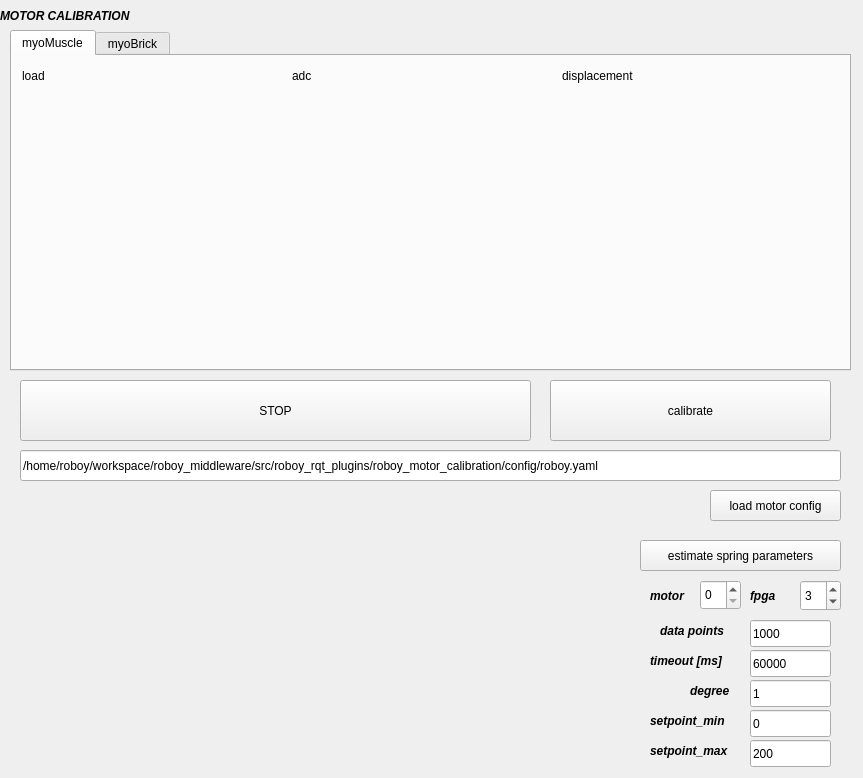
<?xml version="1.0" encoding="UTF-8"?>
<ui version="4.0">
 <class>RoboyMotorCalibration</class>
 <widget class="QWidget" name="RoboyMotorCalibration">
  <property name="geometry">
   <rect>
    <x>0</x>
    <y>0</y>
    <width>863</width>
    <height>778</height>
   </rect>
  </property>
  <property name="windowTitle">
   <string>Form</string>
  </property>
  <widget class="QLabel" name="label_2">
   <property name="geometry">
    <rect>
     <x>0</x>
     <y>0</y>
     <width>271</width>
     <height>31</height>
    </rect>
   </property>
   <property name="font">
    <font>
     <pointsize>9</pointsize>
     <weight>75</weight>
     <italic>true</italic>
     <bold>true</bold>
    </font>
   </property>
   <property name="text">
    <string>MOTOR CALIBRATION</string>
   </property>
  </widget>
  <widget class="QTabWidget" name="tabWidget">
   <property name="geometry">
    <rect>
     <x>10</x>
     <y>30</y>
     <width>841</width>
     <height>341</height>
    </rect>
   </property>
   <property name="currentIndex">
    <number>0</number>
   </property>
   <widget class="QWidget" name="tab">
    <attribute name="title">
     <string>myoMuscle</string>
    </attribute>
    <widget class="QCustomPlot" name="displacement" native="true">
     <property name="geometry">
      <rect>
       <x>550</x>
       <y>10</y>
       <width>271</width>
       <height>281</height>
      </rect>
     </property>
     <widget class="QLabel" name="label_11">
      <property name="geometry">
       <rect>
        <x>0</x>
        <y>0</y>
        <width>101</width>
        <height>20</height>
       </rect>
      </property>
      <property name="text">
       <string>displacement</string>
      </property>
     </widget>
    </widget>
    <widget class="QCustomPlot" name="adc_value" native="true">
     <property name="geometry">
      <rect>
       <x>280</x>
       <y>10</y>
       <width>271</width>
       <height>281</height>
      </rect>
     </property>
     <widget class="QLabel" name="label_10">
      <property name="geometry">
       <rect>
        <x>0</x>
        <y>0</y>
        <width>68</width>
        <height>20</height>
       </rect>
      </property>
      <property name="text">
       <string>adc</string>
      </property>
     </widget>
    </widget>
    <widget class="QCustomPlot" name="load" native="true">
     <property name="geometry">
      <rect>
       <x>10</x>
       <y>10</y>
       <width>271</width>
       <height>281</height>
      </rect>
     </property>
     <widget class="QLabel" name="label_9">
      <property name="geometry">
       <rect>
        <x>0</x>
        <y>0</y>
        <width>68</width>
        <height>20</height>
       </rect>
      </property>
      <property name="text">
       <string>load</string>
      </property>
     </widget>
    </widget>
   </widget>
   <widget class="QWidget" name="tab_2">
    <attribute name="title">
     <string>myoBrick</string>
    </attribute>
    <widget class="QCustomPlot" name="motorAngle" native="true">
     <property name="geometry">
      <rect>
       <x>420</x>
       <y>10</y>
       <width>211</width>
       <height>281</height>
      </rect>
     </property>
     <widget class="QLabel" name="label_15">
      <property name="geometry">
       <rect>
        <x>0</x>
        <y>0</y>
        <width>111</width>
        <height>20</height>
       </rect>
      </property>
      <property name="text">
       <string>motorAngle</string>
      </property>
     </widget>
     <widget class="QPushButton" name="motorAngle_zero">
      <property name="geometry">
       <rect>
        <x>170</x>
        <y>250</y>
        <width>41</width>
        <height>28</height>
       </rect>
      </property>
      <property name="text">
       <string>zero</string>
      </property>
     </widget>
    </widget>
    <widget class="QCustomPlot" name="winchAngle" native="true">
     <property name="geometry">
      <rect>
       <x>210</x>
       <y>10</y>
       <width>211</width>
       <height>281</height>
      </rect>
     </property>
     <widget class="QLabel" name="label_16">
      <property name="geometry">
       <rect>
        <x>0</x>
        <y>0</y>
        <width>101</width>
        <height>20</height>
       </rect>
      </property>
      <property name="text">
       <string>winchAngle</string>
      </property>
     </widget>
     <widget class="QPushButton" name="winchAngle_zero">
      <property name="geometry">
       <rect>
        <x>168</x>
        <y>250</y>
        <width>41</width>
        <height>28</height>
       </rect>
      </property>
      <property name="text">
       <string>zero</string>
      </property>
     </widget>
    </widget>
    <widget class="QCustomPlot" name="load_2" native="true">
     <property name="geometry">
      <rect>
       <x>0</x>
       <y>10</y>
       <width>211</width>
       <height>281</height>
      </rect>
     </property>
     <widget class="QLabel" name="label_17">
      <property name="geometry">
       <rect>
        <x>0</x>
        <y>0</y>
        <width>68</width>
        <height>20</height>
       </rect>
      </property>
      <property name="text">
       <string>load</string>
      </property>
     </widget>
    </widget>
    <widget class="QCustomPlot" name="springAngle" native="true">
     <property name="geometry">
      <rect>
       <x>630</x>
       <y>10</y>
       <width>211</width>
       <height>281</height>
      </rect>
     </property>
     <widget class="QLabel" name="label_18">
      <property name="geometry">
       <rect>
        <x>0</x>
        <y>0</y>
        <width>111</width>
        <height>20</height>
       </rect>
      </property>
      <property name="text">
       <string>springAngle</string>
      </property>
     </widget>
    </widget>
   </widget>
  </widget>
  <widget class="QLineEdit" name="setpoint_max">
   <property name="geometry">
    <rect>
     <x>750</x>
     <y>740</y>
     <width>81</width>
     <height>27</height>
    </rect>
   </property>
   <property name="text">
    <string>200</string>
   </property>
  </widget>
  <widget class="QSpinBox" name="motor">
   <property name="geometry">
    <rect>
     <x>700</x>
     <y>580</y>
     <width>41</width>
     <height>30</height>
    </rect>
   </property>
   <property name="maximum">
    <number>13</number>
   </property>
  </widget>
  <widget class="QSpinBox" name="fpga">
   <property name="geometry">
    <rect>
     <x>800</x>
     <y>580</y>
     <width>41</width>
     <height>31</height>
    </rect>
   </property>
   <property name="maximum">
    <number>5</number>
   </property>
   <property name="value">
    <number>3</number>
   </property>
  </widget>
  <widget class="QLabel" name="label_7">
   <property name="geometry">
    <rect>
     <x>690</x>
     <y>680</y>
     <width>51</width>
     <height>21</height>
    </rect>
   </property>
   <property name="font">
    <font>
     <pointsize>9</pointsize>
     <weight>75</weight>
     <italic>true</italic>
     <bold>true</bold>
    </font>
   </property>
   <property name="text">
    <string>degree</string>
   </property>
  </widget>
  <widget class="QLineEdit" name="setpoint_min">
   <property name="geometry">
    <rect>
     <x>750</x>
     <y>710</y>
     <width>81</width>
     <height>27</height>
    </rect>
   </property>
   <property name="text">
    <string>0</string>
   </property>
  </widget>
  <widget class="QLabel" name="label_8">
   <property name="geometry">
    <rect>
     <x>660</x>
     <y>620</y>
     <width>91</width>
     <height>21</height>
    </rect>
   </property>
   <property name="font">
    <font>
     <pointsize>9</pointsize>
     <weight>75</weight>
     <italic>true</italic>
     <bold>true</bold>
    </font>
   </property>
   <property name="text">
    <string>data points</string>
   </property>
  </widget>
  <widget class="QPushButton" name="load_motor_config">
   <property name="geometry">
    <rect>
     <x>710</x>
     <y>490</y>
     <width>131</width>
     <height>31</height>
    </rect>
   </property>
   <property name="text">
    <string>load motor config</string>
   </property>
   <property name="checkable">
    <bool>true</bool>
   </property>
  </widget>
  <widget class="QLabel" name="label_5">
   <property name="geometry">
    <rect>
     <x>650</x>
     <y>740</y>
     <width>101</width>
     <height>21</height>
    </rect>
   </property>
   <property name="font">
    <font>
     <pointsize>9</pointsize>
     <weight>75</weight>
     <italic>true</italic>
     <bold>true</bold>
    </font>
   </property>
   <property name="text">
    <string>setpoint_max</string>
   </property>
  </widget>
  <widget class="QLabel" name="label_3">
   <property name="geometry">
    <rect>
     <x>650</x>
     <y>580</y>
     <width>41</width>
     <height>31</height>
    </rect>
   </property>
   <property name="font">
    <font>
     <pointsize>9</pointsize>
     <weight>75</weight>
     <italic>true</italic>
     <bold>true</bold>
    </font>
   </property>
   <property name="text">
    <string>motor</string>
   </property>
  </widget>
  <widget class="QPushButton" name="calibrate">
   <property name="geometry">
    <rect>
     <x>550</x>
     <y>380</y>
     <width>281</width>
     <height>61</height>
    </rect>
   </property>
   <property name="text">
    <string>calibrate</string>
   </property>
   <property name="checkable">
    <bool>false</bool>
   </property>
  </widget>
  <widget class="QLineEdit" name="degree">
   <property name="geometry">
    <rect>
     <x>750</x>
     <y>680</y>
     <width>81</width>
     <height>27</height>
    </rect>
   </property>
   <property name="text">
    <string>1</string>
   </property>
  </widget>
  <widget class="QCustomPlot" name="force_displacement" native="true">
   <property name="geometry">
    <rect>
     <x>330</x>
     <y>490</y>
     <width>301</width>
     <height>281</height>
    </rect>
   </property>
  </widget>
  <widget class="QPushButton" name="fit_curve">
   <property name="geometry">
    <rect>
     <x>640</x>
     <y>540</y>
     <width>201</width>
     <height>31</height>
    </rect>
   </property>
   <property name="text">
    <string>estimate spring parameters</string>
   </property>
  </widget>
  <widget class="QLineEdit" name="data_points">
   <property name="geometry">
    <rect>
     <x>750</x>
     <y>620</y>
     <width>81</width>
     <height>27</height>
    </rect>
   </property>
   <property name="text">
    <string>1000</string>
   </property>
  </widget>
  <widget class="QLabel" name="label">
   <property name="geometry">
    <rect>
     <x>750</x>
     <y>580</y>
     <width>31</width>
     <height>31</height>
    </rect>
   </property>
   <property name="font">
    <font>
     <pointsize>9</pointsize>
     <weight>75</weight>
     <italic>true</italic>
     <bold>true</bold>
    </font>
   </property>
   <property name="text">
    <string>fpga</string>
   </property>
  </widget>
  <widget class="QCustomPlot" name="displacement_force" native="true">
   <property name="geometry">
    <rect>
     <x>30</x>
     <y>490</y>
     <width>301</width>
     <height>281</height>
    </rect>
   </property>
  </widget>
  <widget class="QLabel" name="label_6">
   <property name="geometry">
    <rect>
     <x>650</x>
     <y>650</y>
     <width>101</width>
     <height>21</height>
    </rect>
   </property>
   <property name="font">
    <font>
     <pointsize>9</pointsize>
     <weight>75</weight>
     <italic>true</italic>
     <bold>true</bold>
    </font>
   </property>
   <property name="text">
    <string>timeout [ms]</string>
   </property>
  </widget>
  <widget class="QLabel" name="label_4">
   <property name="geometry">
    <rect>
     <x>650</x>
     <y>710</y>
     <width>101</width>
     <height>21</height>
    </rect>
   </property>
   <property name="font">
    <font>
     <pointsize>9</pointsize>
     <weight>75</weight>
     <italic>true</italic>
     <bold>true</bold>
    </font>
   </property>
   <property name="text">
    <string>setpoint_min</string>
   </property>
  </widget>
  <widget class="QLineEdit" name="motor_config_path">
   <property name="geometry">
    <rect>
     <x>20</x>
     <y>450</y>
     <width>821</width>
     <height>31</height>
    </rect>
   </property>
   <property name="text">
    <string>/home/roboy/workspace/roboy_middleware/src/roboy_rqt_plugins/roboy_motor_calibration/config/roboy.yaml</string>
   </property>
  </widget>
  <widget class="QLineEdit" name="timeout">
   <property name="geometry">
    <rect>
     <x>750</x>
     <y>650</y>
     <width>81</width>
     <height>27</height>
    </rect>
   </property>
   <property name="text">
    <string>60000</string>
   </property>
  </widget>
  <widget class="QPushButton" name="stop_button_all">
   <property name="geometry">
    <rect>
     <x>20</x>
     <y>380</y>
     <width>511</width>
     <height>61</height>
    </rect>
   </property>
   <property name="text">
    <string>STOP</string>
   </property>
   <property name="checkable">
    <bool>true</bool>
   </property>
  </widget>
  <zorder>tabWidget</zorder>
  <zorder>label_2</zorder>
  <zorder>setpoint_max</zorder>
  <zorder>motor</zorder>
  <zorder>fpga</zorder>
  <zorder>label_7</zorder>
  <zorder>setpoint_min</zorder>
  <zorder>label_8</zorder>
  <zorder>load_motor_config</zorder>
  <zorder>label_5</zorder>
  <zorder>label_3</zorder>
  <zorder>calibrate</zorder>
  <zorder>degree</zorder>
  <zorder>force_displacement</zorder>
  <zorder>fit_curve</zorder>
  <zorder>data_points</zorder>
  <zorder>label</zorder>
  <zorder>displacement_force</zorder>
  <zorder>label_6</zorder>
  <zorder>label_4</zorder>
  <zorder>motor_config_path</zorder>
  <zorder>timeout</zorder>
  <zorder>stop_button_all</zorder>
 </widget>
 <customwidgets>
  <customwidget>
   <class>QCustomPlot</class>
   <extends>QWidget</extends>
   <header>qcustomplot.h</header>
   <container>1</container>
  </customwidget>
 </customwidgets>
 <resources/>
 <connections/>
</ui>
